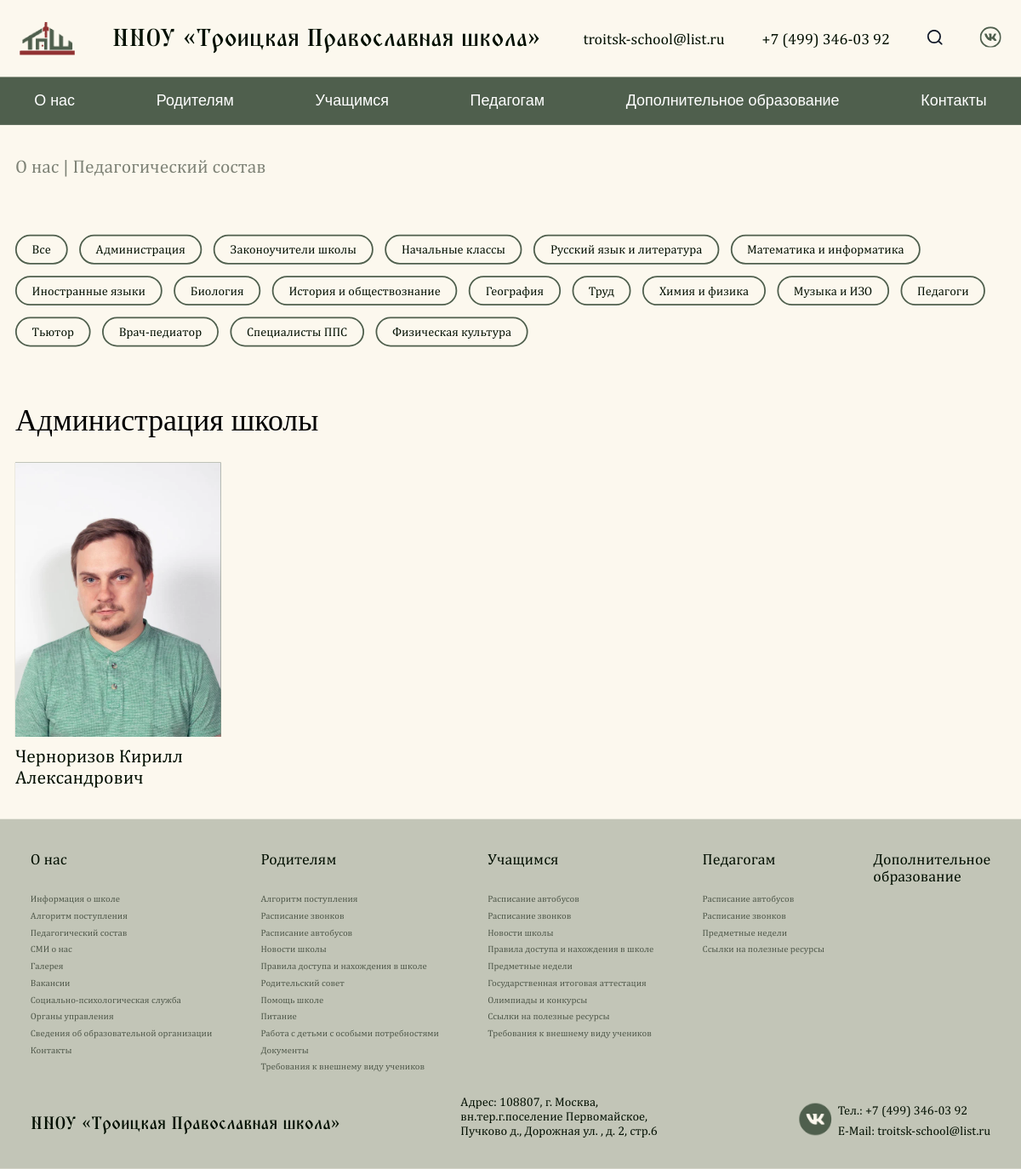
Screenshot of /teachers/ with the database file from the repository.
### pages/models.py (models this page shows, shortened)
class Contact(SingletonModel):
  email = models.CharField("Электронная почта", max_length=100)
  phone = models.CharField("Телефон", max_length=100)
  address = models.CharField("Адрес", max_length=100)
  vk_link = models.CharField("Ссылка на VK", max_length=100)
  class Meta:
    verbose_name = "Контакты"
    verbose_name_plural = "Контакты"

class Tag(models.Model):
  name = models.CharField("Название", max_length=1000, unique=True)
  class Meta:
    verbose_name = "Тег учителя"
    verbose_name_plural = "Теги учителей"

class TeacherCategory(models.Model):
  name = models.CharField("Название", max_length=1000, unique=True)
  class Meta:
    verbose_name = "Категория учителя"
    verbose_name_plural = "Категории учителей"

class Teacher(models.Model):
  image = models.ImageField("Фото", upload_to="teachers/", null=True, blank=True)
  full_name = models.CharField("ФИО", max_length=255)
  category = models.ForeignKey(TeacherCategory, verbose_name="Категория", related_name='categories', on_delete=models.CASCADE, null=True, blank=True)
  tags = models.ManyToManyField(Tag, verbose_name="Теги", related_name='teachers')
  education = models.CharField("Образование", max_length=1000)
  additional_education = models.CharField("Дополнительное образование", max_length=1000, null=True, blank=True)
  direction = models.CharField("Специальность ", max_length=1000)
  degree = models.CharField("Ученая степень ", max_length=1000)
  experience = models.CharField("Стаж работы ", max_length=1000)
  class Meta:
    verbose_name = "Учитель"
    verbose_name_plural = "Учителя"

class GenericPageB(models.Model):
  COLOR_CHOICES = [
    ('#913232', 'Красный'),
    ('#4F5F4D', 'Зелёный'),
  ]
  show_in_nav = models.BooleanField("Показать страницу в навигации?", default=False)
  category = models.ForeignKey(GenericPageCategory, verbose_name="Категория", on_delete=models.CASCADE, related_name="pages_b", null=True, blank=True)
  path = models.CharField("Путь к странице", max_length=800, null=True, blank=True)
  page_title = models.CharField("Название страницы", max_length=2000)
  description = models.TextField("Описание", max_length=20000)
  title_color = models.CharField("Цвет заголовка", max_length=7, choices=COLOR_CHOICES, default='#913232')
  is_navigational = models.BooleanField("Является ли страницей навигации?", default=False)
  class Meta:
    verbose_name = "Страница типа 'Б'"
    verbose_name_plural = "Страницы типа 'Б'"

### pages/views.py (the view)
# urls.py: path('teachers/', teachers_page, name="page_teachers"),
def teachers_page(request):
  main_page_info = MainPage.objects.first()
  contacts = Contact.objects.first()
  categories = TeacherCategory.objects.all()
  tags = Tag.objects.all().exclude(name="Директор")
  teachers_by_tag = None
  page_for_nav_a = GenericPageA.objects.all().filter(show_in_nav=True)
  page_for_nav_b = GenericPageB.objects.all().filter(show_in_nav=True)
  tag_name = request.GET.get('tag')
  if tag_name:
      teachers_by_tag = Teacher.objects.filter(tags__name=tag_name).distinct()
      print(teachers_by_tag)
  teachers = Teacher.objects.all()
  categories_with_teachers = []
  for category in categories:
      teacher_list = teachers.filter(category=category)
      if teacher_list.exists():
          categories_with_teachers.append((category, teacher_list))
  context = {
      'main_page_info': main_page_info,
      'contacts': contacts,
      'categories': categories,
      'tags': tags,
      'categories_with_teachers': categories_with_teachers,
      'selected_tag': tag_name,
      'teachers_by_tag': teachers_by_tag,
      'page_for_nav_a': page_for_nav_a,
      'page_for_nav_b': page_for_nav_b,
  }
  return render(request, 'faculty.html', context)

### pages/templates/faculty.html (shortened to what this page needs)
{% extends 'generics/base.html' %}
{% load static %}
{% block content %}
    <div class="container">
        <h3 class="available_spots-title-h3"><a href="{% url 'page_type_b' 9 %}" class="generic-breadcrumb generic-subtitle">О нас</a> | Педагогический состав</h3>
        <div class="faculty">
            <div class="bus-schedule-buttons" style="display: flex; flex-wrap: wrap;">
                <a href="?tag=" class="generic-category-item" style="width: auto; padding: 8px 20px;">Все</a>
                {% for t in tags %}
                <a href="?tag={{ t.name }}" class="generic-category-item" style="width: auto; padding: 8px 20px;">{{ t.name }}</a>
                {% endfor %}
            </div>
            {% if teachers_by_tag %}
                <div class="faculty-block-profile">
                    <h2 class="faculty-title-h2">{{ selected_tag }}</h2>
                    <div class="faculty-grid-profiles">
                    {% for teacher in teachers_by_tag %}
                        <a class="faculty-box-profile" href="{% url 'page_teachers_detail' teacher.id %}">
                        {% if teacher.image %}
                            <div class="faculty-content-profile" style="overflow: hidden;">
                            <img src="{{ teacher.image.url }}" alt="" style="width: 100%;">
                            </div>
                        {% else %}
                            <div class="faculty-content-profile">
                            <p class="faculty-box-profile-title">Фото</p>
                            </div>
                        {% endif %}
                        <p class="faculty-box-profile-title faculty-box-profile-title-black">{{ teacher.full_name }}</p>
                        </a>
                    {% endfor %}
                    </div>
                </div>
            {% else %}
                {% for category, teacher_list in categories_with_teachers %}
                <div class="faculty-block-profile">
                    <h2 class="faculty-title-h2">{{ category.name }}</h2>
                    <div class="faculty-grid-profiles">
                    {% for teacher in teacher_list %}
                        <a class="faculty-box-profile" href="{% url 'page_teachers_detail' teacher.id %}">
                        {% if teacher.image %}
                            <div class="faculty-content-profile" style="overflow: hidden;">
                            <img src="{{ teacher.image.url }}" alt="" style="width: 100%;">
                            </div>
                        {% else %}
                            <div class="faculty-content-profile">
                            <p class="faculty-box-profile-title">Фото</p>
                            </div>
                        {% endif %}
                        <p class="faculty-box-profile-title faculty-box-profile-title-black">{{ teacher.full_name }}</p>
                        </a>
                    {% endfor %}
                    </div>
                </div>
                {% endfor %}
            {% endif %}
        </div>
    </div>
{% endblock %}

### pages/templates/generics/_header.html (shortened to what this page needs)
{% load static %}
<header class="header">
    <div class="container">
        <div class="header-block">
            <a href="{% url 'page_main' %}" class="header-box">
                <img src="{% static 'assets/Layer_Logo.png' %}" alt="">
                <h1 class="header-title">ННОУ «Троицкая Православная школа»</h1>
            </a>
            <div class="header-nav">
                <ul class="nav-list">
                    <li><a href="mailto:{{ contacts.email }}" class="nav-link">{{ contacts.email }}</a></li>
                    <li><a href="tel:{{ contacts.phone }}" class="nav-link">{{ contacts.phone }}</a></li>
                    <li><a href="#" class="nav-link">
                    </a></li>
                    <li><a href="{{ contacts.vk_link }}" class="nav-link">
                    </a></li>
                </ul>
            </div>
        </div>
    </div>
</header>
<nav class="navbar">
    <ul class="container menu">
        <li class="menu-item has-submenu">
            <a href="{% url 'page_type_b' 9 %}">О нас</a>
        </li>
        <li class="menu-item has-submenu">
            <a href="{% url 'page_type_b' 10 %}">Родителям</a>
        </li>
        <li class="menu-item has-submenu">
            <a href="{% url 'page_type_b' 11 %}">Учащимся</a>
        </li>
        <li class="menu-item has-submenu">
            <a href="{% url 'page_type_b' 12 %}">Педагогам</a>
        </li>
        <li class="menu-item"><a href="{% url 'page_additional_education' %}">Дополнительное образование</a></li>
        <li class="menu-item"><a href="{% url 'page_contacts' %}">Контакты</a></li>
    </ul>
    </nav>

### pages/templates/generics/_footer.html (shortened to what this page needs)
{% load static %}
<footer class="footer">
  <div class="container">
    <div class="footer-colums">
      <div class="footer__columns">
        <p><a style="font-weight: 500;" href="{% url 'page_type_b' 9 %}">О нас</a></p>
        <p><a class="footer__text" href="{% url 'page_school_information_main' %}">Информация о школе</a></p>
        <p><a class="footer__text" href="{% url 'page_append' %}">Алгоритм поступления</a></p>
        <p><a class="footer__text" href="{% url 'page_teachers' %}">Педагогический состав</a></p>
        <p><a class="footer__text" href="{% url 'page_news' %}">СМИ о нас</a></p>
        <p><a class="footer__text" href="{% url 'page_gallery' %}">Галерея</a></p>
        <p><a class="footer__text" href="{% url 'page_vacancy' %}">Вакансии</a></p>
        <p><a class="footer__text" href="{% url 'page_social_psychology' %}">Социально-психологическая служба</a></p>
        <p><a class="footer__text" href="{% url 'page_administrative_control' %}">Органы управления</a></p>
        <p><a class="footer__text" href="{% url 'page_additional_organization' %}">Сведения об образовательной организации</a></p>
        <p><a class="footer__text" href="{% url 'page_contacts' %}">Контакты</a></p>
      </div>
      <div class="footer__columns">
        <p><a style="font-weight: 500;" href="{% url 'page_type_b' 10 %}">Родителям</a></p>
        <p><a class="footer__text" href="{% url 'page_append' %}">Алгоритм поступления</a></p>
        <p><a class="footer__text" href="{% url 'page_schedule' %}">Расписание звонков</a></p>
        <p><a class="footer__text" href="{% url 'page_schedule_bus' %}">Расписание автобусов</a></p>
        <p><a class="footer__text" href="{% url 'page_news' %}">Новости школы</a></p>
        <p><a class="footer__text" href="{% url 'page_type_b' 6 %}">Правила доступа и нахождения в школе</a></p>
        <p><a class="footer__text" href="{% url 'page_administrative_control_detail' 3 %}">Родительский совет</a></p>
        <p><a class="footer__text" href="{% url 'page_school_information_detail' 3 %}">Помощь школе</a></p>
        <p><a class="footer__text" href="{% url 'page_cuisine' %}">Питание</a></p>
        <p><a class="footer__text" href="#">Работа с детьми с особыми потребностями</a></p>
        <p><a class="footer__text" href="#">Документы</a></p>
        {% for page in page_for_nav_b %}
        {% if page.category.name == 'Родителям' %}
        <p><a class="footer__text" href="{% url 'page_type_b' page.id %}">{{ page.page_title }}</a></p>
        {% endif %}
        {% endfor %}
      </div>
      <div class="footer__columns">
        <p><a style="font-weight: 500;" href="{% url 'page_type_b' 11 %}">Учащимся</a></p>
        <p><a class="footer__text" href="{% url 'page_schedule_bus' %}">Расписание автобусов</a></p>
        <p><a class="footer__text" href="{% url 'page_schedule' %}">Расписание звонков</a></p>
        <p><a class="footer__text" href="{% url 'page_news' %}">Новости школы</a></p>
        <p><a class="footer__text" href="{% url 'page_type_b' 3 %}">Правила доступа и нахождения в школе</a></p>
        <p><a class="footer__text" href="{% url 'page_subjects' %}">Предметные недели</a></p>
        <p><a class="footer__text" href="{% url 'page_attestation' %}">Государственная итоговая аттестация</a></p>
        <p><a class="footer__text" href="{% url 'page_type_b' 1 %}">Олимпиады и конкурсы</a></p>
        <p><a class="footer__text" href="{% url 'page_type_b' 2 %}">Ссылки на полезные ресурсы</a></p>
        {% for page in page_for_nav_b %}
        {% if page.category.name == 'Учащимся' %}
        <p><a class="footer__text" href="{% url 'page_type_b' page.id %}">{{ page.page_title }}</a></p>
        {% endif %}
        {% endfor %}
      </div>
      <div class="footer__columns">
        <p><a style="font-weight: 500;" href="{% url 'page_type_b' 12 %}">Педагогам</a></p>
        <p><a class="footer__text" href="{% url 'page_schedule_bus' %}">Расписание автобусов</a></p>
        <p><a class="footer__text" href="{% url 'page_schedule' %}">Расписание звонков</a></p>
        <p><a class="footer__text" href="{% url 'page_subjects' %}">Предметные недели</a></p>
        <p><a class="footer__text" href="{% url 'page_type_b' 5 %}">Ссылки на полезные ресурсы</a></p>
      </div>
      <div class="footer__columns">
        <p><a style="font-weight: 500;" href="{% url 'page_additional_education' %}">Дополнительное <br> образование</a></p>
      </div>
    </div>
    <div class="footer__bottom">
      <a class="footer__name" href="{% url 'page_main' %}">ННОУ «Троицкая Православная школа»</a>
      <p class="footer__adres" style="width: 286px;">Адрес: {{ contacts.address }}</p>
      <div class="search-btn" style="display: flex; height: 46px; gap: 7.85px">
        <a href="{{ contacts.vk_link }}"><img class="vk" src="{% static 'assets/basil_vk-solid.png' %}" style="width: 43px; height: 42px;" alt=""></a>
        <div class="footer__contact" style="display: flex; flex-direction: column; justify-content: space-between;">
          <p class="footer__number">Тел.: {{ contacts.phone }}</p>
          <p class="footer__emil">E-Mail: {{ contacts.email }}</p>
        </div>
      </div>
    </div>
  </div>
</footer>

### rows the page displays
Contact: email "troitsk-school@list.ru", phone "+7 (499) 346-03 92", address "108807, г. Москва, вн.тер.г.поселение Первомайское, Пучково д., Дорожная ул. , д. 2, стр.6"
Tag: name "Администрация"
Tag: name "Законоучители школы"
Tag: name "Начальные классы"
Tag: name "Русский язык и литература"
Tag: name "Математика и информатика"
Tag: name "Иностранные языки"
Tag: name "Биология"
Tag: name "История и обществознание"
Tag: name "География"
Tag: name "Труд"
Tag: name "Химия и физика"
Tag: name "Музыка и ИЗО"
Tag: name "Педагоги"
Tag: name "Тьютор"
Tag: name "Врач-педиатор"
Tag: name "Специалисты ППС"
Tag: name "Физическая культура"
TeacherCategory: name "Администрация школы"
Teacher: image (picture), full_name "Черноризов Кирилл Александрович"
GenericPageB: page_title "Требования к внешнему виду учеников"
GenericPageB: page_title "Требования к внешнему виду учеников"
